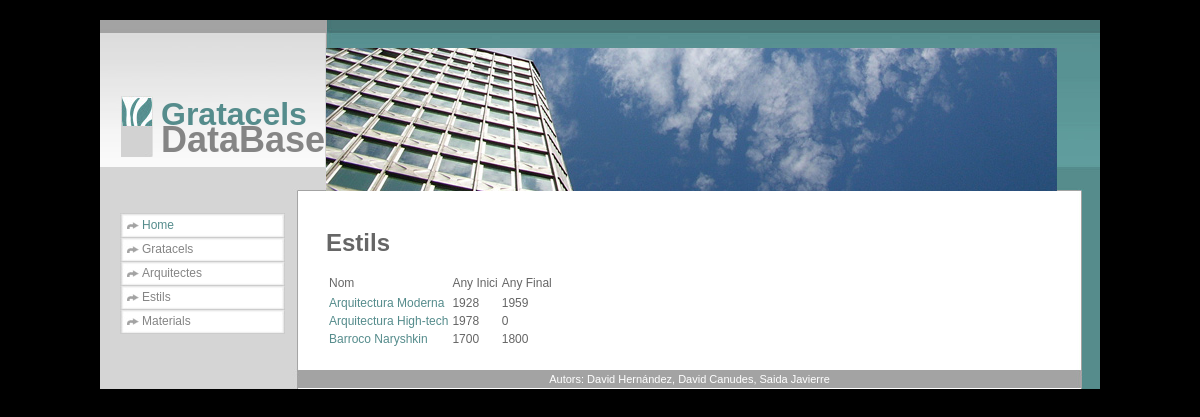
Page /estil/ on the earlier database version.
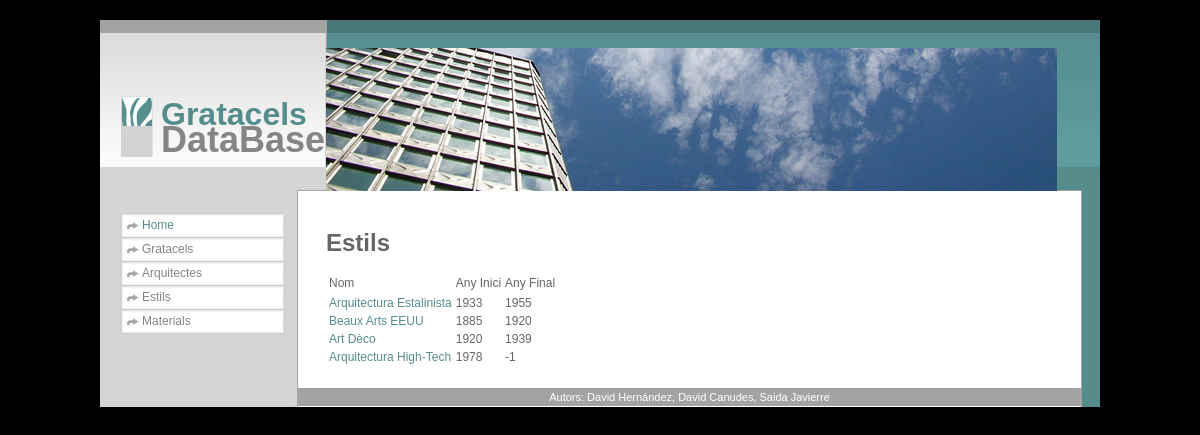
Same page on the later database version.
### igratacels/models.py (models this page shows)
class Estil (models.Model):
	idEstil = models.AutoField(primary_key=True)
	nom = models.TextField(max_length=25)
	dataInici = models.IntegerField(max_length=4)
	dataFi = models.IntegerField(max_length=4, blank = True,null=True)

### igratacels/views.py (the view)
# urls.py: url(r'^estil/$', estil_list),
def estil_list(request):
	try:
		estils = Estil.objects.all()
	except:
		raise Http404('Materials no trobats')
	template = get_template('estil_list.html')
	variables = Context({
		'titlehead': 'Gratacels aPP',
		'pagetitle': 'Welcome to the Gratacels aPPlication',
		'contentbody': 'Managing non legal funding since 2013',
		'estils': estils
		})
	output = template.render(variables)
	return HttpResponse(output)

### igratacels/templates/estil_list.html (shortened to what this page needs)
<!DOCTYPE html PUBLIC "-//W3C//DTD XHTML 1.0 Strict//EN"
	"http://www.w3.org/TR/xhtml1/DTD/xhtml1-strict.dtd">
<html xmlns="http://www.w3.org/1999/xhtml" xml:lang="en" >
<head>
</head>
<body>
<div id="wrapper">
	<div id="head">
        <img class="header_image" src="/static/img/header_image.jpg" alt="Header image" />
    	<img class="icon" src="/static/img/logo.jpg" alt="Logo" />
    	<h1>Gratacels</h1>
        <h2>DataBase</h2>
    </div>
    <div id="main">
    	<div id="navi">
        	<ul>
            	<li><a class="selected" href="home">Home</a></li>
            	<li><a href="gratacel">Gratacels</a></li>
            	<li><a href="arquitecte">Arquitectes</a></li>
            	<li><a href="estil">Estils</a></li>
            	<li><a href="material">Materials</a></li>
        </div>
        <div id="content">
<h1>Estils</h1>
{% if estils %}
<table>
<thead>
<tr><td>Nom</td><td>Any Inici</td><td>Any Final</td><tr>
</thead>
{% for estil in estils %}
<tr>
<td><a href="/estil/{{estil.idEstil}}"> {{estil.nom}}</a></td><td> {{estil.dataInici}}</td><td>{{estil.dataFi}}</td>
</tr>
{% endfor %}
</table>
{% else %}
<p>No hi ha estils a la base de dades</p>
{% endif %}
      </div>
    </div>
    <div id="footer">
    	<p> Autors: David Hernández, David Canudes, Saida Javierre </p>
    </div>
</div>
</body>
</html>

### igratacels/templates/global.css (style rules this page uses)
body { padding:0; margin:20px 0 0 0px; text-align:center; background-color:#000; font-family:Arial, sans-serif; font-size:12px; color:#666; }
a { color:#558c8c; text-decoration:none; }
#wrapper { width:1000px; margin:0 auto; text-align:left; }
#head { float:left; width:1000px; height:171px; background-image:url('img/bg_head.jpg'); background-repeat:no-repeat; margin:0; padding:0; }
#head img.icon { float:left; margin:76px 8px 0 21px; padding:0; }
#head h1 { margin:78px 0 0 0px; padding:0; font-family:Arial, Helvetica, sans-serif; font-weight:bold; font-size:32px; line-height:32px; color:#558c8c; }
#head h2 { margin:-8px 0 0 0px; padding:0; font-family:Arial, Helvetica, sans-serif; font-weight:bold; font-size:36px; line-height:36px; color:#858585; }
#head img.header_image { float:right; margin:28px 43px 0 0px; padding:0; }
#main { float:left; width:1000px; background-image:url('img/bg_main.jpg'); background-repeat:repeat-y; padding:22px 0 20px 0px; margin:0; }
#navi { float:left; width:198px; }
#navi ul { margin:0 13px 0 20px; padding:0; list-style-type:none; border-bottom:1px solid #ccc; }
#navi li { margin:0; padding:0; width:165px; height:24px; background-image:url('img/navi_button.jpg'); background-repeat:no-repeat; line-height:24px; }
#navi li a { margin:0; padding:0 0 0 22px; line-height:24px; color:#858585; text-decoration:none; }
#navi li a.selected { margin:0; padding:0 0 0 22px; line-height:24px; color:#558c8c; text-decoration:none; }
#content { float:left; width:730px; margin:0 44px 0 28px; color:#666; }
#footer { float:left; width:1000px; height:20px; background-image:url('img/bg_footer.jpg'); background-repeat:no-repeat; margin:0; padding:0; }
#footer p { margin:0 18px 0 197px; padding:0; line-height:20px; font-family:Arial, Helvetica, sans-serif; font-size:11px; color:#ffffff; text-align:center; }

Differences in the rows shown:
changed Estil: nom "Arquitectura Moderna" → "Arquitectura Estalinista"; dataInici "1928" → "1933"; dataFi "1959" → "1955"
changed Estil: nom "Arquitectura High-tech" → "Beaux Arts EEUU"; dataInici "1978" → "1885"; dataFi "0" → "1920"
changed Estil: nom "Barroco Naryshkin" → "Art Dèco"; dataInici "1700" → "1920"; dataFi "1800" → "1939"
added Estil: nom "Arquitectura High-Tech", dataInici "1978", dataFi "-1"
